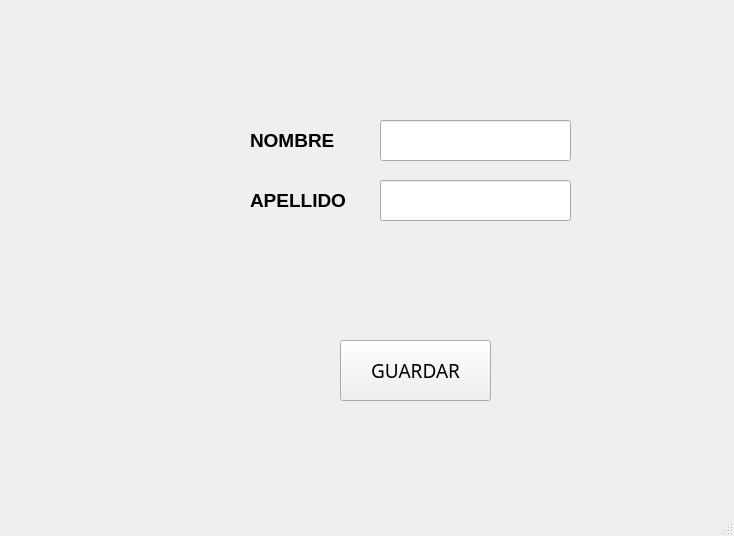
<?xml version="1.0" encoding="UTF-8"?>
<ui version="4.0">
 <class>vtn_principal</class>
 <widget class="QMainWindow" name="vtn_principal">
  <property name="geometry">
   <rect>
    <x>0</x>
    <y>0</y>
    <width>734</width>
    <height>536</height>
   </rect>
  </property>
  <property name="sizeIncrement">
   <size>
    <width>2</width>
    <height>2</height>
   </size>
  </property>
  <property name="windowTitle">
   <string>Ventana Principal</string>
  </property>
  <widget class="QWidget" name="centralwidget">
   <widget class="QLineEdit" name="vtn_nombre">
    <property name="geometry">
     <rect>
      <x>380</x>
      <y>120</y>
      <width>191</width>
      <height>41</height>
     </rect>
    </property>
   </widget>
   <widget class="QLineEdit" name="vtn_apellido">
    <property name="geometry">
     <rect>
      <x>380</x>
      <y>180</y>
      <width>191</width>
      <height>41</height>
     </rect>
    </property>
   </widget>
   <widget class="QLabel" name="lbl_nombre">
    <property name="geometry">
     <rect>
      <x>250</x>
      <y>120</y>
      <width>111</width>
      <height>41</height>
     </rect>
    </property>
    <property name="sizeIncrement">
     <size>
      <width>2</width>
      <height>2</height>
     </size>
    </property>
    <property name="font">
     <font>
      <pointsize>14</pointsize>
      <weight>75</weight>
      <bold>true</bold>
     </font>
    </property>
    <property name="text">
     <string>NOMBRE</string>
    </property>
   </widget>
   <widget class="QLabel" name="lbl_apellido">
    <property name="geometry">
     <rect>
      <x>250</x>
      <y>180</y>
      <width>101</width>
      <height>41</height>
     </rect>
    </property>
    <property name="font">
     <font>
      <pointsize>14</pointsize>
      <weight>75</weight>
      <bold>true</bold>
     </font>
    </property>
    <property name="text">
     <string>APELLIDO</string>
    </property>
   </widget>
   <widget class="QPushButton" name="vtn_guardar">
    <property name="geometry">
     <rect>
      <x>340</x>
      <y>340</y>
      <width>151</width>
      <height>61</height>
     </rect>
    </property>
    <property name="font">
     <font>
      <family>MS Reference Sans Serif</family>
      <pointsize>14</pointsize>
     </font>
    </property>
    <property name="text">
     <string>GUARDAR</string>
    </property>
   </widget>
  </widget>
  <widget class="QMenuBar" name="menubar">
   <property name="geometry">
    <rect>
     <x>0</x>
     <y>0</y>
     <width>734</width>
     <height>21</height>
    </rect>
   </property>
  </widget>
  <widget class="QStatusBar" name="statusbar"/>
 </widget>
 <resources/>
 <connections/>
</ui>
